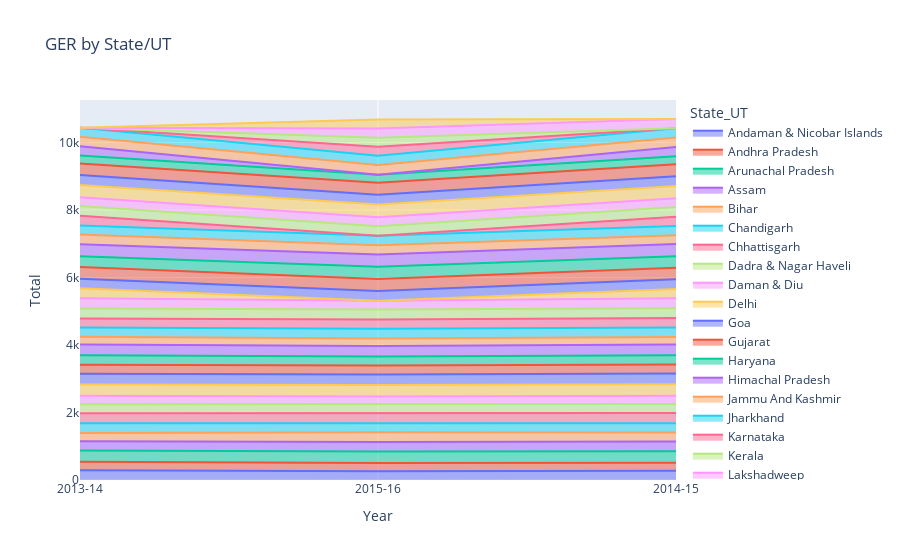

Notebook source saved alongside this figure:
### Code cell
px.area(data, x='Year', y='Total', color='State_UT', title=' GER by State/UT')

### Figure 1 — Plotly figure (JSON) as saved in the notebook; plotly's stock layout.template omitted (floating-point values rounded to 4 significant figures)
{"data": [{"fillpattern": {"shape": ""}, "hovertemplate": "State_UT=Andaman & Nicobar Islands<br>Year=%{x}<br>Total=%{y}<extra></extra>", "legendgroup": "Andaman & Nicobar Islands", "line": {"color": "#636efa"}, "marker": {"symbol": "circle"}, "mode": "lines", "name": "Andaman & Nicobar Islands", "orientation": "v", "showlegend": true, "stackgroup": "1", "type": "scatter", "x": ["2013-14", "2015-16", "2014-15"], "xaxis": "x", "y": [285.9, 259.8, 271.4], "yaxis": "y"}, {"fillpattern": {"shape": ""}, "hovertemplate": "State_UT=Andhra Pradesh<br>Year=%{x}<br>Total=%{y}<extra></extra>", "legendgroup": "Andhra Pradesh", "line": {"color": "#EF553B"}, "marker": {"symbol": "circle"}, "mode": "lines", "name": "Andhra Pradesh", "orientation": "v", "showlegend": true, "stackgroup": "1", "type": "scatter", "x": ["2013-14", "2015-16", "2014-15"], "xaxis": "x", "y": [255.5, 241.3, 240.1], "yaxis": "y"}, {"fillpattern": {"shape": ""}, "hovertemplate": "State_UT=Arunachal Pradesh<br>Year=%{x}<br>Total=%{y}<extra></extra>", "legendgroup": "Arunachal Pradesh", "line": {"color": "#00cc96"}, "marker": {"symbol": "circle"}, "mode": "lines", "name": "Arunachal Pradesh", "orientation": "v", "showlegend": true, "stackgroup": "1", "type": "scatter", "x": ["2013-14", "2015-16", "2014-15"], "xaxis": "x", "y": [329.1, 346.5, 342.3], "yaxis": "y"}, {"fillpattern": {"shape": ""}, "hovertemplate": "State_UT=Assam<br>Year=%{x}<br>Total=%{y}<extra></extra>", "legendgroup": "Assam", "line": {"color": "#ab63fa"}, "marker": {"symbol": "circle"}, "mode": "lines", "name": "Assam", "orientation": "v", "showlegend": true, "stackgroup": "1", "type": "scatter", "x": ["2013-14", "2015-16", "2014-15"], "xaxis": "x", "y": [277.8, 276.8, 285.6], "yaxis": "y"}, {"fillpattern": {"shape": ""}, "hovertemplate": "State_UT=Bihar<br>Year=%{x}<br>Total=%{y}<extra></extra>", "legendgroup": "Bihar", "line": {"color": "#FFA15A"}, "marker": {"symbol": "circle"}, "mode": "lines", "name": "Bihar", "orientation": "v", "showlegend": true, "stackgroup": "1", "type": "scatter", "x": ["2013-14", "2015-16", "2014-15"], "xaxis": "x", "y": [245.3, 293.9, 268.2], "yaxis": "y"}, {"fillpattern": {"shape": ""}, "hovertemplate": "State_UT=Chandigarh<br>Year=%{x}<br>Total=%{y}<extra></extra>", "legendgroup": "Chandigarh", "line": {"color": "#19d3f3"}, "marker": {"symbol": "circle"}, "mode": "lines", "name": "Chandigarh", "orientation": "v", "showlegend": true, "stackgroup": "1", "type": "scatter", "x": ["2013-14", "2015-16", "2014-15"], "xaxis": "x", "y": [285.2, 264.2, 275.1], "yaxis": "y"}, {"fillpattern": {"shape": ""}, "hovertemplate": "State_UT=Chhattisgarh<br>Year=%{x}<br>Total=%{y}<extra></extra>", "legendgroup": "Chhattisgarh", "line": {"color": "#FF6692"}, "marker": {"symbol": "circle"}, "mode": "lines", "name": "Chhattisgarh", "orientation": "v", "showlegend": true, "stackgroup": "1", "type": "scatter", "x": ["2013-14", "2015-16", "2014-15"], "xaxis": "x", "y": [302.7, 294.3, 306.1], "yaxis": "y"}, {"fillpattern": {"shape": ""}, "hovertemplate": "State_UT=Dadra & Nagar Haveli<br>Year=%{x}<br>Total=%{y}<extra></extra>", "legendgroup": "Dadra & Nagar Haveli", "line": {"color": "#B6E880"}, "marker": {"symbol": "circle"}, "mode": "lines", "name": "Dadra & Nagar Haveli", "orientation": "v", "showlegend": true, "stackgroup": "1", "type": "scatter", "x": ["2013-14", "2015-16", "2014-15"], "xaxis": "x", "y": [265.7, 262.1, 263.2], "yaxis": "y"}, {"fillpattern": {"shape": ""}, "hovertemplate": "State_UT=Daman & Diu<br>Year=%{x}<br>Total=%{y}<extra></extra>", "legendgroup": "Daman & Diu", "line": {"color": "#FF97FF"}, "marker": {"symbol": "circle"}, "mode": "lines", "name": "Daman & Diu", "orientation": "v", "showlegend": true, "stackgroup": "1", "type": "scatter", "x": ["2013-14", "2015-16", "2014-15"], "xaxis": "x", "y": [249.5, 234.2, 244.0], "yaxis": "y"}, {"fillpattern": {"shape": ""}, "hovertemplate": "State_UT=Delhi<br>Year=%{x}<br>Total=%{y}<extra></extra>", "legendgroup": "Delhi", "line": {"color": "#FECB52"}, "marker": {"symbol": "circle"}, "mode": "lines", "name": "Delhi", "orientation": "v", "showlegend": true, "stackgroup": "1", "type": "scatter", "x": ["2013-14", "2015-16", "2014-15"], "xaxis": "x", "y": [336.0, 345.6, 340.6], "yaxis": "y"}, {"fillpattern": {"shape": ""}, "hovertemplate": "State_UT=Goa<br>Year=%{x}<br>Total=%{y}<extra></extra>", "legendgroup": "Goa", "line": {"color": "#636efa"}, "marker": {"symbol": "circle"}, "mode": "lines", "name": "Goa", "orientation": "v", "showlegend": true, "stackgroup": "1", "type": "scatter", "x": ["2013-14", "2015-16", "2014-15"], "xaxis": "x", "y": [317.6, 305.5, 317.8], "yaxis": "y"}, {"fillpattern": {"shape": ""}, "hovertemplate": "State_UT=Gujarat<br>Year=%{x}<br>Total=%{y}<extra></extra>", "legendgroup": "Gujarat", "line": {"color": "#EF553B"}, "marker": {"symbol": "circle"}, "mode": "lines", "name": "Gujarat", "orientation": "v", "showlegend": true, "stackgroup": "1", "type": "scatter", "x": ["2013-14", "2015-16", "2014-15"], "xaxis": "x", "y": [266.5, 267.1, 266.6], "yaxis": "y"}, {"fillpattern": {"shape": ""}, "hovertemplate": "State_UT=Haryana<br>Year=%{x}<br>Total=%{y}<extra></extra>", "legendgroup": "Haryana", "line": {"color": "#00cc96"}, "marker": {"symbol": "circle"}, "mode": "lines", "name": "Haryana", "orientation": "v", "showlegend": true, "stackgroup": "1", "type": "scatter", "x": ["2013-14", "2015-16", "2014-15"], "xaxis": "x", "y": [278.8, 268.0, 277.9], "yaxis": "y"}, {"fillpattern": {"shape": ""}, "hovertemplate": "State_UT=Himachal Pradesh<br>Year=%{x}<br>Total=%{y}<extra></extra>", "legendgroup": "Himachal Pradesh", "line": {"color": "#ab63fa"}, "marker": {"symbol": "circle"}, "mode": "lines", "name": "Himachal Pradesh", "orientation": "v", "showlegend": true, "stackgroup": "1", "type": "scatter", "x": ["2013-14", "2015-16", "2014-15"], "xaxis": "x", "y": [322.6, 310.2, 318.4], "yaxis": "y"}, {"fillpattern": {"shape": ""}, "hovertemplate": "State_UT=Jammu And Kashmir<br>Year=%{x}<br>Total=%{y}<extra></extra>", "legendgroup": "Jammu And Kashmir", "line": {"color": "#FFA15A"}, "marker": {"symbol": "circle"}, "mode": "lines", "name": "Jammu And Kashmir", "orientation": "v", "showlegend": true, "stackgroup": "1", "type": "scatter", "x": ["2013-14", "2015-16", "2014-15"], "xaxis": "x", "y": [223.3, 223.0, 223.2], "yaxis": "y"}, {"fillpattern": {"shape": ""}, "hovertemplate": "State_UT=Jharkhand<br>Year=%{x}<br>Total=%{y}<extra></extra>", "legendgroup": "Jharkhand", "line": {"color": "#19d3f3"}, "marker": {"symbol": "circle"}, "mode": "lines", "name": "Jharkhand", "orientation": "v", "showlegend": true, "stackgroup": "1", "type": "scatter", "x": ["2013-14", "2015-16", "2014-15"], "xaxis": "x", "y": [275.6, 285.6, 280.2], "yaxis": "y"}, {"fillpattern": {"shape": ""}, "hovertemplate": "State_UT=Karnataka<br>Year=%{x}<br>Total=%{y}<extra></extra>", "legendgroup": "Karnataka", "line": {"color": "#FF6692"}, "marker": {"symbol": "circle"}, "mode": "lines", "name": "Karnataka", "orientation": "v", "showlegend": true, "stackgroup": "1", "type": "scatter", "x": ["2013-14", "2015-16", "2014-15"], "xaxis": "x", "y": [270.3, 279.6, 276.8], "yaxis": "y"}, {"fillpattern": {"shape": ""}, "hovertemplate": "State_UT=Kerala<br>Year=%{x}<br>Total=%{y}<extra></extra>", "legendgroup": "Kerala", "line": {"color": "#B6E880"}, "marker": {"symbol": "circle"}, "mode": "lines", "name": "Kerala", "orientation": "v", "showlegend": true, "stackgroup": "1", "type": "scatter", "x": ["2013-14", "2015-16", "2014-15"], "xaxis": "x", "y": [296.3, 293.3, 295.2], "yaxis": "y"}, {"fillpattern": {"shape": ""}, "hovertemplate": "State_UT=Lakshadweep<br>Year=%{x}<br>Total=%{y}<extra></extra>", "legendgroup": "Lakshadweep", "line": {"color": "#FF97FF"}, "marker": {"symbol": "circle"}, "mode": "lines", "name": "Lakshadweep", "orientation": "v", "showlegend": true, "stackgroup": "1", "type": "scatter", "x": ["2013-14", "2015-16", "2014-15"], "xaxis": "x", "y": [305.3, 260.7, 289.4], "yaxis": "y"}, {"fillpattern": {"shape": ""}, "hovertemplate": "State_UT=Madhya Pradesh<br>Year=%{x}<br>Total=%{y}<extra></extra>", "legendgroup": "Madhya Pradesh", "line": {"color": "#FECB52"}, "marker": {"symbol": "circle"}, "mode": "lines", "name": "Madhya Pradesh", "orientation": "v", "showlegend": true, "stackgroup": "1", "type": "scatter", "x": ["2013-14", "2014-15"], "xaxis": "x", "y": [295.5, 277.9], "yaxis": "y"}, {"fillpattern": {"shape": ""}, "hovertemplate": "State_UT=Maharashtra<br>Year=%{x}<br>Total=%{y}<extra></extra>", "legendgroup": "Maharashtra", "line": {"color": "#636efa"}, "marker": {"symbol": "circle"}, "mode": "lines", "name": "Maharashtra", "orientation": "v", "showlegend": true, "stackgroup": "1", "type": "scatter", "x": ["2013-14", "2015-16", "2014-15"], "xaxis": "x", "y": [282.1, 286.9, 287.1], "yaxis": "y"}, {"fillpattern": {"shape": ""}, "hovertemplate": "State_UT=Manipur<br>Year=%{x}<br>Total=%{y}<extra></extra>", "legendgroup": "Manipur", "line": {"color": "#EF553B"}, "marker": {"symbol": "circle"}, "mode": "lines", "name": "Manipur", "orientation": "v", "showlegend": true, "stackgroup": "1", "type": "scatter", "x": ["2013-14", "2015-16", "2014-15"], "xaxis": "x", "y": [346.8, 353.8, 343.8], "yaxis": "y"}, {"fillpattern": {"shape": ""}, "hovertemplate": "State_UT=Meghalaya<br>Year=%{x}<br>Total=%{y}<extra></extra>", "legendgroup": "Meghalaya", "line": {"color": "#00cc96"}, "marker": {"symbol": "circle"}, "mode": "lines", "name": "Meghalaya", "orientation": "v", "showlegend": true, "stackgroup": "1", "type": "scatter", "x": ["2013-14", "2015-16", "2014-15"], "xaxis": "x", "y": [319.1, 364.1, 341.5], "yaxis": "y"}, {"fillpattern": {"shape": ""}, "hovertemplate": "State_UT=Mizoram<br>Year=%{x}<br>Total=%{y}<extra></extra>", "legendgroup": "Mizoram", "line": {"color": "#ab63fa"}, "marker": {"symbol": "circle"}, "mode": "lines", "name": "Mizoram", "orientation": "v", "showlegend": true, "stackgroup": "1", "type": "scatter", "x": ["2013-14", "2015-16", "2014-15"], "xaxis": "x", "y": [351.3, 366.8, 357.6], "yaxis": "y"}, {"fillpattern": {"shape": ""}, "hovertemplate": "State_UT=Nagaland<br>Year=%{x}<br>Total=%{y}<extra></extra>", "legendgroup": "Nagaland", "line": {"color": "#FFA15A"}, "marker": {"symbol": "circle"}, "mode": "lines", "name": "Nagaland", "orientation": "v", "showlegend": true, "stackgroup": "1", "type": "scatter", "x": ["2013-14", "2015-16", "2014-15"], "xaxis": "x", "y": [289.7, 273.4, 262.8], "yaxis": "y"}, {"fillpattern": {"shape": ""}, "hovertemplate": "State_UT=Odisha<br>Year=%{x}<br>Total=%{y}<extra></extra>", "legendgroup": "Odisha", "line": {"color": "#19d3f3"}, "marker": {"symbol": "circle"}, "mode": "lines", "name": "Odisha", "orientation": "v", "showlegend": true, "stackgroup": "1", "type": "scatter", "x": ["2013-14", "2015-16", "2014-15"], "xaxis": "x", "y": [266.8, 277.6, 272.7], "yaxis": "y"}, {"fillpattern": {"shape": ""}, "hovertemplate": "State_UT=Pondicherry<br>Year=%{x}<br>Total=%{y}<extra></extra>", "legendgroup": "Pondicherry", "line": {"color": "#FF6692"}, "marker": {"symbol": "circle"}, "mode": "lines", "name": "Pondicherry", "orientation": "v", "showlegend": true, "stackgroup": "1", "type": "scatter", "x": ["2013-14", "2014-15"], "xaxis": "x", "y": [288.4, 274], "yaxis": "y"}, {"fillpattern": {"shape": ""}, "hovertemplate": "State_UT=Punjab<br>Year=%{x}<br>Total=%{y}<extra></extra>", "legendgroup": "Punjab", "line": {"color": "#B6E880"}, "marker": {"symbol": "circle"}, "mode": "lines", "name": "Punjab", "orientation": "v", "showlegend": true, "stackgroup": "1", "type": "scatter", "x": ["2013-14", "2015-16", "2014-15"], "xaxis": "x", "y": [287.3, 287.1, 287.5], "yaxis": "y"}, {"fillpattern": {"shape": ""}, "hovertemplate": "State_UT=Rajasthan<br>Year=%{x}<br>Total=%{y}<extra></extra>", "legendgroup": "Rajasthan", "line": {"color": "#FF97FF"}, "marker": {"symbol": "circle"}, "mode": "lines", "name": "Rajasthan", "orientation": "v", "showlegend": true, "stackgroup": "1", "type": "scatter", "x": ["2013-14", "2015-16", "2014-15"], "xaxis": "x", "y": [264.8, 267.8, 260.6], "yaxis": "y"}, {"fillpattern": {"shape": ""}, "hovertemplate": "State_UT=Sikkim<br>Year=%{x}<br>Total=%{y}<extra></extra>", "legendgroup": "Sikkim", "line": {"color": "#FECB52"}, "marker": {"symbol": "circle"}, "mode": "lines", "name": "Sikkim", "orientation": "v", "showlegend": true, "stackgroup": "1", "type": "scatter", "x": ["2013-14", "2015-16", "2014-15"], "xaxis": "x", "y": [361.6, 373.3, 364.5], "yaxis": "y"}, {"fillpattern": {"shape": ""}, "hovertemplate": "State_UT=Tamil Nadu<br>Year=%{x}<br>Total=%{y}<extra></extra>", "legendgroup": "Tamil Nadu", "line": {"color": "#636efa"}, "marker": {"symbol": "circle"}, "mode": "lines", "name": "Tamil Nadu", "orientation": "v", "showlegend": true, "stackgroup": "1", "type": "scatter", "x": ["2013-14", "2015-16", "2014-15"], "xaxis": "x", "y": [293.3, 291.8, 289.6], "yaxis": "y"}, {"fillpattern": {"shape": ""}, "hovertemplate": "State_UT=Tripura<br>Year=%{x}<br>Total=%{y}<extra></extra>", "legendgroup": "Tripura", "line": {"color": "#EF553B"}, "marker": {"symbol": "circle"}, "mode": "lines", "name": "Tripura", "orientation": "v", "showlegend": true, "stackgroup": "1", "type": "scatter", "x": ["2013-14", "2015-16", "2014-15"], "xaxis": "x", "y": [344.4, 354.4, 351.1], "yaxis": "y"}, {"fillpattern": {"shape": ""}, "hovertemplate": "State_UT=Uttar Pradesh<br>Year=%{x}<br>Total=%{y}<extra></extra>", "legendgroup": "Uttar Pradesh", "line": {"color": "#00cc96"}, "marker": {"symbol": "circle"}, "mode": "lines", "name": "Uttar Pradesh", "orientation": "v", "showlegend": true, "stackgroup": "1", "type": "scatter", "x": ["2013-14", "2015-16", "2014-15"], "xaxis": "x", "y": [235.8, 235.0, 237.3], "yaxis": "y"}, {"fillpattern": {"shape": ""}, "hovertemplate": "State_UT=Uttaranchal<br>Year=%{x}<br>Total=%{y}<extra></extra>", "legendgroup": "Uttaranchal", "line": {"color": "#ab63fa"}, "marker": {"symbol": "circle"}, "mode": "lines", "name": "Uttaranchal", "orientation": "v", "showlegend": true, "stackgroup": "1", "type": "scatter", "x": ["2013-14", "2014-15"], "xaxis": "x", "y": [275.3, 276.4], "yaxis": "y"}, {"fillpattern": {"shape": ""}, "hovertemplate": "State_UT=West Bengal<br>Year=%{x}<br>Total=%{y}<extra></extra>", "legendgroup": "West Bengal", "line": {"color": "#FFA15A"}, "marker": {"symbol": "circle"}, "mode": "lines", "name": "West Bengal", "orientation": "v", "showlegend": true, "stackgroup": "1", "type": "scatter", "x": ["2013-14", "2015-16", "2014-15"], "xaxis": "x", "y": [278.5, 292.2, 283.7], "yaxis": "y"}, {"fillpattern": {"shape": ""}, "hovertemplate": "State_UT=All India<br>Year=%{x}<br>Total=%{y}<extra></extra>", "legendgroup": "All India", "line": {"color": "#19d3f3"}, "marker": {"symbol": "circle"}, "mode": "lines", "name": "All India", "orientation": "v", "showlegend": true, "stackgroup": "1", "type": "scatter", "x": ["2013-14", "2015-16", "2014-15"], "xaxis": "x", "y": [267.3, 272.0, 269.8], "yaxis": "y"}, {"fillpattern": {"shape": ""}, "hovertemplate": "State_UT=MADHYA PRADESH<br>Year=%{x}<br>Total=%{y}<extra></extra>", "legendgroup": "MADHYA PRADESH", "line": {"color": "#FF6692"}, "marker": {"symbol": "circle"}, "mode": "lines", "name": "MADHYA PRADESH", "orientation": "v", "showlegend": true, "stackgroup": "1", "type": "scatter", "x": ["2015-16"], "xaxis": "x", "y": [269.0], "yaxis": "y"}, {"fillpattern": {"shape": ""}, "hovertemplate": "State_UT=Puducherry<br>Year=%{x}<br>Total=%{y}<extra></extra>", "legendgroup": "Puducherry", "line": {"color": "#B6E880"}, "marker": {"symbol": "circle"}, "mode": "lines", "name": "Puducherry", "orientation": "v", "showlegend": true, "stackgroup": "1", "type": "scatter", "x": ["2015-16"], "xaxis": "x", "y": [260.8], "yaxis": "y"}, {"fillpattern": {"shape": ""}, "hovertemplate": "State_UT=Telangana<br>Year=%{x}<br>Total=%{y}<extra></extra>", "legendgroup": "Telangana", "line": {"color": "#FF97FF"}, "marker": {"symbol": "circle"}, "mode": "lines", "name": "Telangana", "orientation": "v", "showlegend": true, "stackgroup": "1", "type": "scatter", "x": ["2015-16", "2014-15"], "xaxis": "x", "y": [275.0, 276.7], "yaxis": "y"}, {"fillpattern": {"shape": ""}, "hovertemplate": "State_UT=Uttarakhand<br>Year=%{x}<br>Total=%{y}<extra></extra>", "legendgroup": "Uttarakhand", "line": {"color": "#FECB52"}, "marker": {"symbol": "circle"}, "mode": "lines", "name": "Uttarakhand", "orientation": "v", "showlegend": true, "stackgroup": "1", "type": "scatter", "x": ["2015-16"], "xaxis": "x", "y": [271.9], "yaxis": "y"}], "layout": {"legend": {"title": {"text": "State_UT"}, "tracegroupgap": 0}, "title": {"text": " GER by State/UT"}, "xaxis": {"anchor": "y", "domain": [0, 1], "title": {"text": "Year"}}, "yaxis": {"anchor": "x", "domain": [0, 1], "title": {"text": "Total"}}}}
